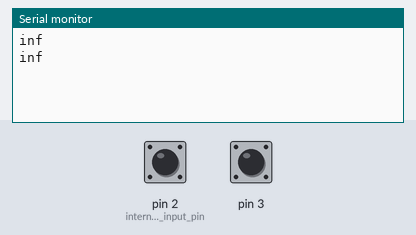
Bench run of a sketch on a simulated Arduino Uno, built with avr-gcc and run on an emulated ATmega328P. On the bench: the last lines printed to the serial monitor. The test bench sets the inputs (shaded band); at power-on: pin 2 (internal_pullup_input_pin) HIGH, pin 3 HIGH.

Above: at 1.2 s.
1.3 s: pin 2 (internal_pullup_input_pin) pulled LOW for 0.15 s
At 2.0 s:
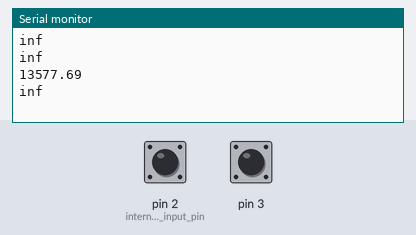
2.9 s: pin 3 pulled LOW for 0.15 s
At 4.2 s:
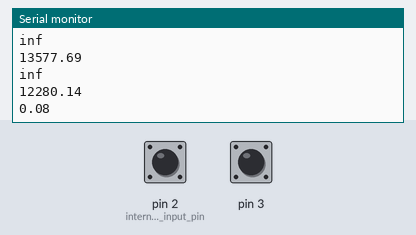
4.5 s: pin 2 (internal_pullup_input_pin) pulled LOW for 1 s
At 6.7 s:
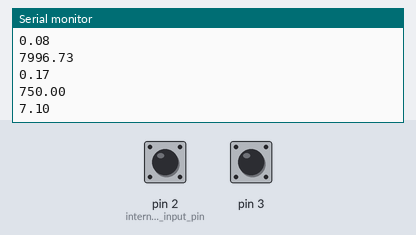
7.0 s: pin 3 pulled LOW for 1 s
At 8.8 s:
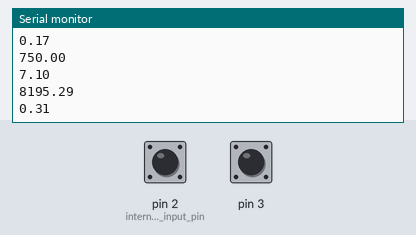
Timing chart, 0 to 10.3 s (numbered marks = the images above; inputs shaded):
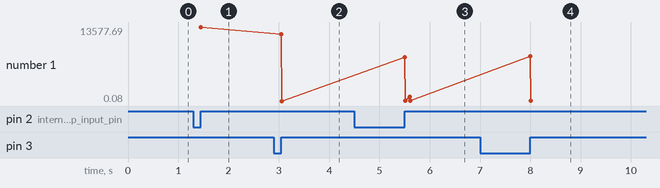

Measured:
- after the input at 1.3 s, the serial monitor: prints a new line after 0.15 s (image 1)
- after the input at 2.9 s, the serial monitor: prints a new line after 0.15 s (image 2)
- after the input at 4.5 s, the serial monitor: prints a new line after 1.0 s (image 3)
- after the input at 7.0 s, the serial monitor: prints a new line after 1.0 s (image 4)
- plotted number 1: 13577.69 → 0.08 after the input at 2.9 s, 0.08 → 7.1 after the input at 4.5 s, 7.1 → 0.31 after the input at 7.0 s

The sketch:

Encoder_code.ino
```cpp
volatile unsigned int temp, counter = 0; //This variable will increase or decrease depending on the rotation of encoder
long oldPosition  = -999;
float dPos;
float dTheta;

unsigned long newTime;
unsigned long oldTime = 0;

unsigned long dt = 0;

float angularSpeed;
float linearSpeed;
float r = 0.1;
float newspeed;
float oldspeed;
float acc;
float dspeed;


void setup() {
  Serial.begin (9600);

  pinMode(2, INPUT_PULLUP); // internal pullup input pin 2

  pinMode(3, INPUT_PULLUP); // internalเป็น pullup input pin 3
//Setting up interrupt
  //A rising pulse from encodenren activated ai0(). AttachInterrupt 0 is DigitalPin nr 2 on moust Arduino.
  attachInterrupt(0, ai0, RISING);

  //B rising pulse from encodenren activated ai1(). AttachInterrupt 1 is DigitalPin nr 3 on moust Arduino.
  attachInterrupt(1, ai1, RISING);
  }

  void loop() {
  // Send the value of counter
  long newPosition = counter;
  if (newPosition != oldPosition) {         // If there has been a change in position from the previous position, if statement is excecuted.
    dPos = abs(newPosition - oldPosition);  // The difference in position between the old and new values is taken.
    oldPosition = newPosition;              // The old position is equated to the new position for the next iteration of the loop.
    newTime = millis();                     // The current millis time value is taken.
    dTheta = dPos*0.3;           // The positional count data is converted into radians. With 50 pulses per revolution, and 4 counts per pulse,
                                            // there are 200 counts per revolution. This equates to 1.8 degrees, or 0.031415927 radians or arc per count.
    dt = (newTime - oldTime);               // The difference in time is taken.
    oldTime = newTime;


                                            // The old time value is equated to the new time value for the next iteration of the loop.
    angularSpeed = (dTheta / dt)*1000;      // The angular speed in rad/s is calculated.
                                            // The linear speed is calculated in m/s.

    newspeed = angularSpeed*r;
    dspeed =  abs(newspeed - oldspeed);
    oldspeed =   newspeed;
    acc =  dspeed/dt;


    Serial.println( angularSpeed);
    Serial.println( acc);
    delay(100);
  }
  }

  void ai0() {
  // ai0 is activated if DigitalPin nr 2 is going from LOW to HIGH
  // Check pin 3 to determine the direction
  if(digitalRead(3)==LOW) {
  counter++;
  }else{
  counter--;
  }
  }

  void ai1() {
  // ai0 is activated if DigitalPin nr 3 is going from LOW to HIGH
  // Check with pin 2 to determine the direction
  if(digitalRead(2)==LOW) {
  counter--;
  }else{
  counter++;
  }
  }
```
